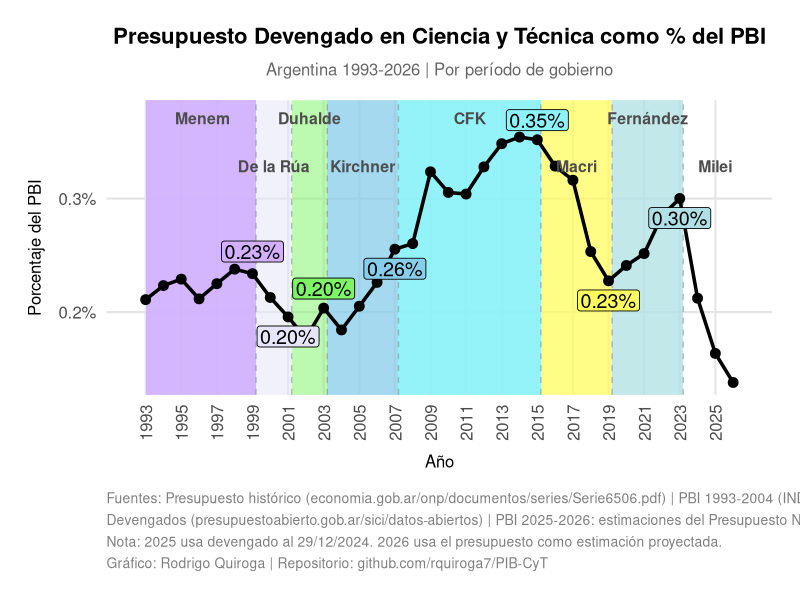
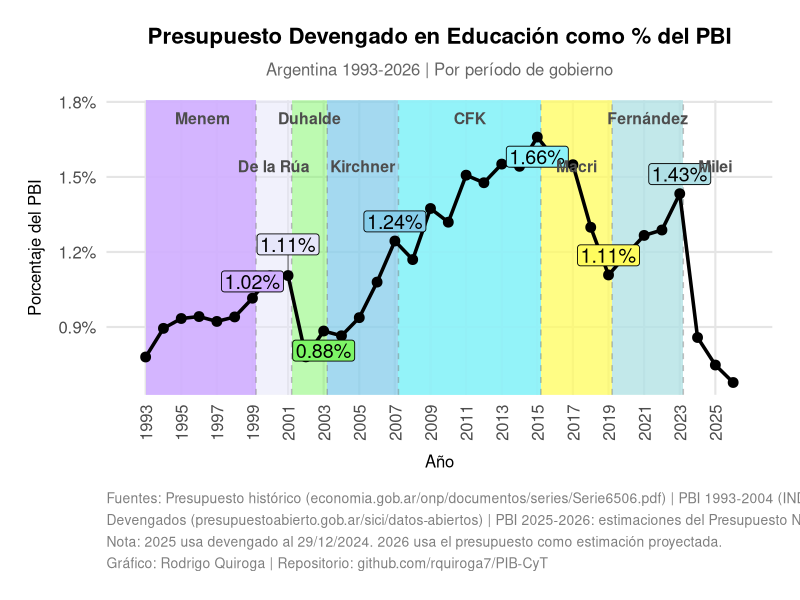
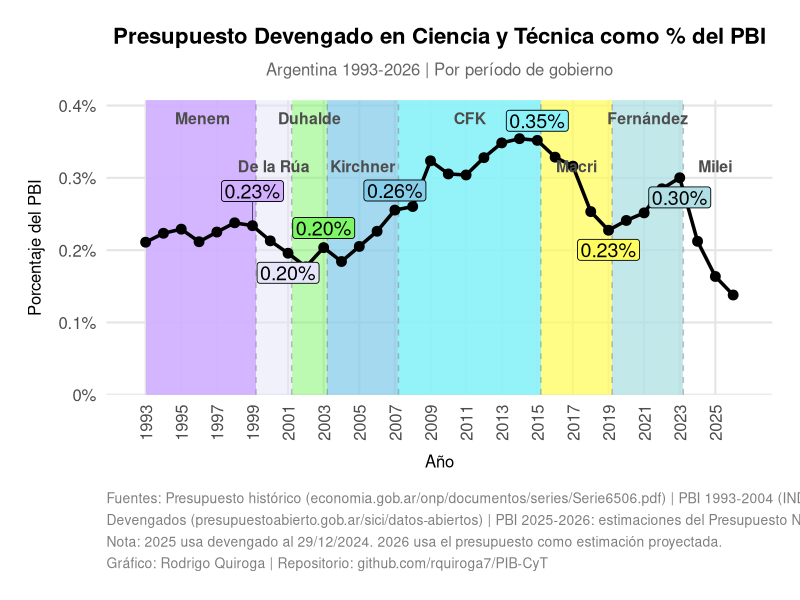
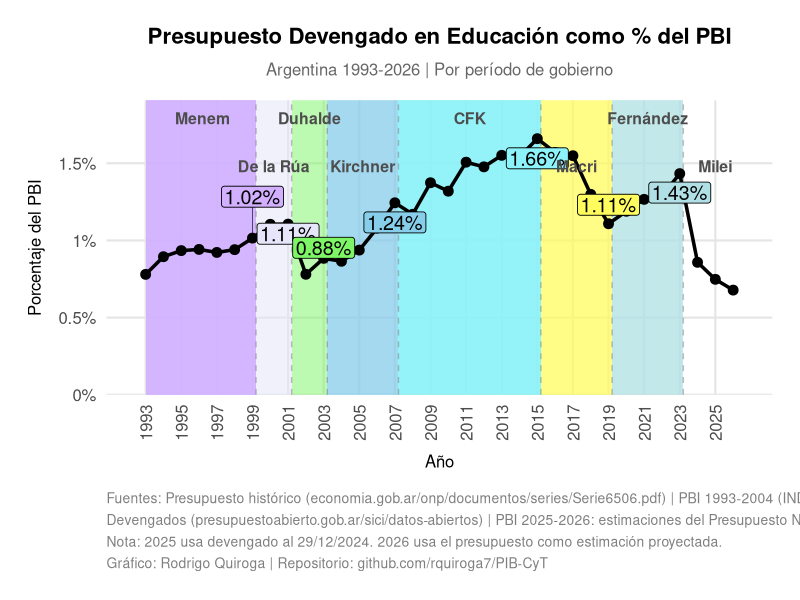
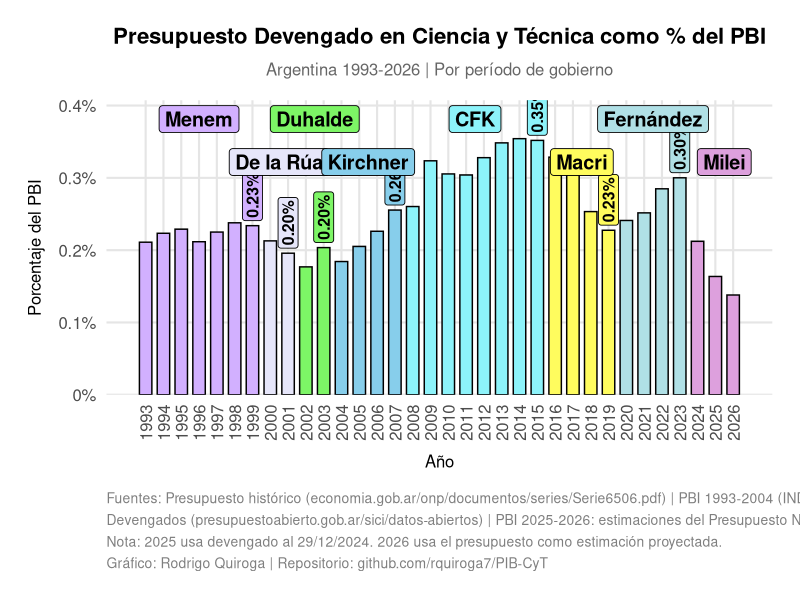
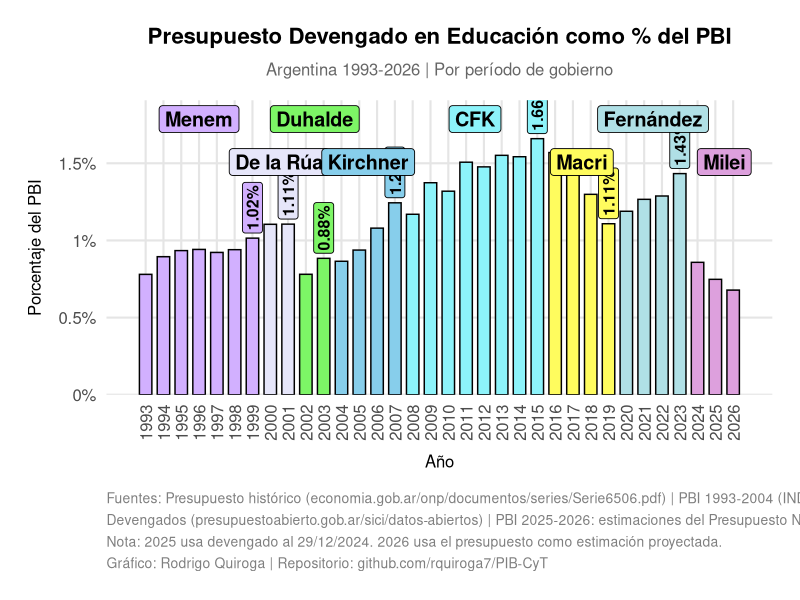
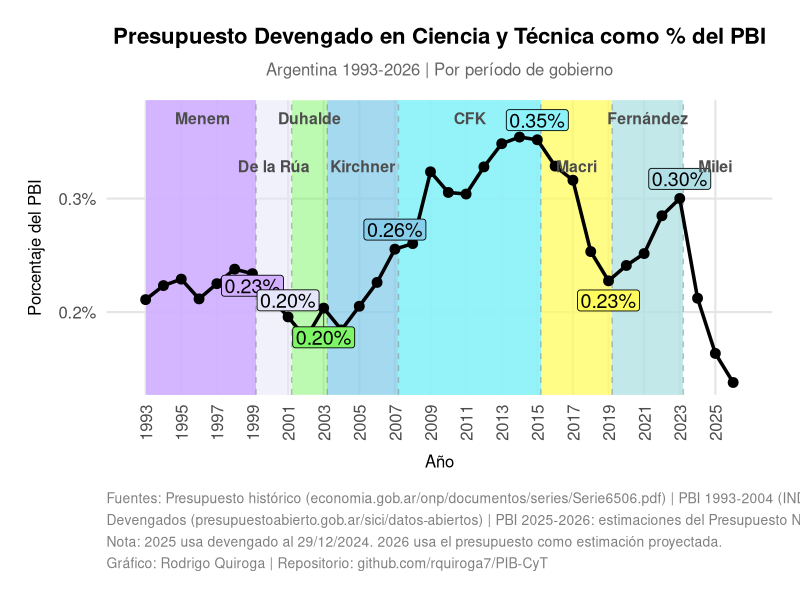
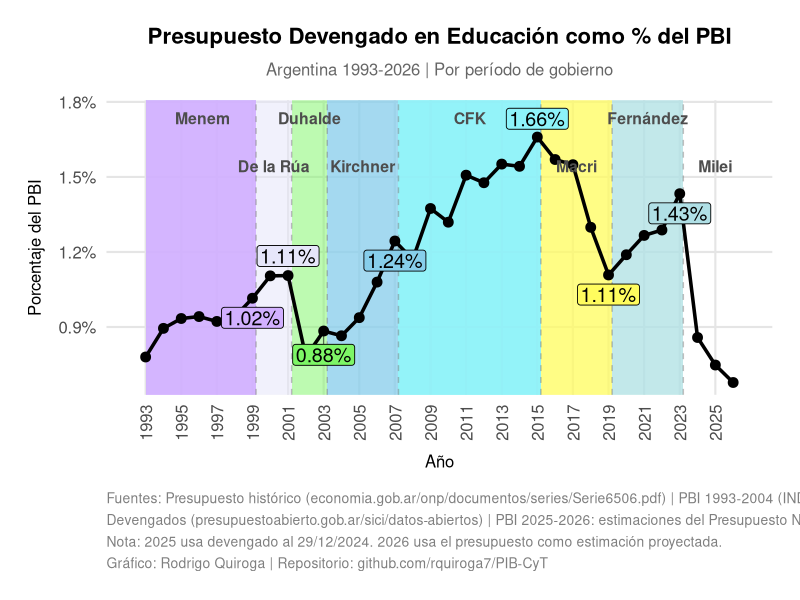

Write R code to recreate these figures, in order. (Note: this script raises an error after producing the figures.)
# =============================================================================
# Análisis del Presupuesto Devengado en Ciencia y Educación como % del PBI
# Argentina 1993-2026
# =============================================================================

# Cargar librerías necesarias
library(ggplot2)
library(dplyr)
library(tidyr)
library(scales)
library(ggrepel)

# -----------------------------------------------------------------------------
# 1. Leer y procesar datos
# -----------------------------------------------------------------------------

presupuesto <- read.csv("presupuesto.csv", stringsAsFactors = FALSE)

# Calcular Presupuesto Devengado como % del PBI
presupuesto <- presupuesto %>%
  mutate(
    Ciencia_pct_PBI = (Devengado.Ciencia / PBI) * 100,
    Educacion_pct_PBI = (Devengado.Educación / PBI) * 100
  )

# -----------------------------------------------------------------------------
# 2. Definir períodos de gobierno
# -----------------------------------------------------------------------------

definir_gobierno <- function(año) {
  case_when(
    año >= 1989 & año <= 1999 ~ "Menem\n(1989-1999)",
    año >= 2000 & año <= 2001 ~ "De la Rúa\n(2000-2001)",
    año == 2002 ~ "Duhalde\n(2002-2003)",
    año == 2003 ~ "Duhalde\n(2002-2003)",
    año >= 2004 & año <= 2007 ~ "Kirchner\n(2003-2007)",
    año >= 2008 & año <= 2015 ~ "Fernández de Kirchner\n(2008-2015)",
    año >= 2016 & año <= 2019 ~ "Macri\n(2016-2019)",
    año >= 2020 & año <= 2023 ~ "Fernández\n(2020-2023)",
    año >= 2024 & año <= 2027 ~ "Milei\n(2024-2027)",
    TRUE ~ "Otro"
  )
}

presupuesto <- presupuesto %>%
  mutate(Gobierno = definir_gobierno(Año))

# Ordenar los gobiernos cronológicamente
presupuesto$Gobierno <- factor(presupuesto$Gobierno, levels = c(
  "Menem\n(1989-1999)",
  "De la Rúa\n(2000-2001)",
  "Duhalde\n(2002-2003)",
  "Kirchner\n(2003-2007)",
  "Fernández de Kirchner\n(2008-2015)",
  "Macri\n(2016-2019)",
  "Fernández\n(2020-2023)",
  "Milei\n(2024-2027)"
))

# -----------------------------------------------------------------------------
# 3. Preparar datos para el gráfico
# -----------------------------------------------------------------------------

# Transformar a formato largo para ggplot
datos_largo <- presupuesto %>%
  select(Año, Gobierno, Ciencia_pct_PBI, Educacion_pct_PBI) %>%
  pivot_longer(
    cols = c(Ciencia_pct_PBI, Educacion_pct_PBI),
    names_to = "Categoria",
    values_to = "Porcentaje_PBI"
  ) %>%
  mutate(
    Categoria = recode(Categoria,
      "Ciencia_pct_PBI" = "Ciencia y Técnica",
      "Educacion_pct_PBI" = "Educación"
    )
  )

# -----------------------------------------------------------------------------
# 4. Definir colores para cada gobierno
# -----------------------------------------------------------------------------

colores_gobierno <- c(
  "Menem\n(1989-1999)" = "#d2b0ff",
  "De la Rúa\n(2000-2001)" = "#E6E6FA",
  "Duhalde\n(2002-2003)" = "#7df566",
  "Kirchner\n(2003-2007)" = "#87CEEB",
  "Fernández de Kirchner\n(2008-2015)" = "#8df3fa",
  "Macri\n(2016-2019)" = "#fffc5e",
  "Fernández\n(2020-2023)" = "#B0E0E6",
  "Milei\n(2024-2027)" = "#DDA0DD"
)

# -----------------------------------------------------------------------------
# 5. Crear rectángulos de fondo para cada gobierno
# -----------------------------------------------------------------------------

# Obtener los límites de años para cada gobierno
gobiernos_rect <- presupuesto %>%
  group_by(Gobierno) %>%
  summarise(
    xmin = ifelse(Gobierno=="Menem\n(1989-1999)", min(Año), min(Año)-.8),
    xmax = max(Año)+.2,
    .groups = "drop"
  ) %>%
  filter(!is.na(Gobierno))

# -----------------------------------------------------------------------------
# 6. Crear el gráfico
# -----------------------------------------------------------------------------

# Definir tema profesional
tema_profesional <- theme_minimal(base_size = 16) +
  theme(
    plot.title = element_text(face = "bold", size = 16, hjust = 0.5, margin = margin(b = 10)),
    plot.subtitle = element_text(size = 12, hjust = 0.5, color = "gray40", margin = margin(b = 15)),
    plot.caption = element_text(size = 10, color = "gray50", hjust = 0, margin = margin(t = 15), lineheight = 1.3),
    axis.title.x = element_text(size = 12, margin = margin(t = 10)),
    axis.title.y = element_text(size = 12, margin = margin(r = 10)),
    axis.text = element_text(size = 12),
    axis.text.x = element_text(angle = 90, vjust = 0.5, hjust = 1),
    legend.position = "bottom",
    legend.title = element_blank(),
    legend.text = element_text(size = 12),
    panel.grid.major = element_line(color = "gray90"),
    panel.grid.minor = element_blank(),
    plot.background = element_rect(fill = "white", color = NA),
    panel.background = element_rect(fill = "white", color = NA),
    plot.margin = margin(20, 20, 20, 20)
  )

# Definir la nota al pie con fuentes
caption_text <- paste0(
  "Fuentes: Presupuesto histórico (economia.gob.ar/onp/documentos/series/Serie6506.pdf) | ",
  "PBI 1993-2004 (INDEC, cuadro8_1.xls) | PBI 2004-2025 (INDEC, sh_oferta_demanda_12_25.xls)\n",
  "Devengados (presupuestoabierto.gob.ar/sici/datos-abiertos) | ",
  "PBI 2025-2026: estimaciones del Presupuesto Nacional 2026\n",
  "Nota: 2025 usa devengado al 29/12/2024. 2026 usa el presupuesto como estimación proyectada.\n",
  "Gráfico: Rodrigo Quiroga | Repositorio: github.com/rquiroga7/PIB-CyT"
)

# -----------------------------------------------------------------------------
# 6. Función para crear gráficos
# -----------------------------------------------------------------------------

crear_grafico_pbi <- function(data, variable, titulo, filename_base, start_y_zero = FALSE) {
  # Preparar datos
  datos_plot <- data %>%
    select(Año, Gobierno, valor = all_of(variable))
  
  # Filtrar solo el último año de cada gobierno para las etiquetas
  datos_labels <- datos_plot %>%
    group_by(Gobierno) %>%
    filter(Año == max(Año)) %>%
    ungroup()
  
  # Crear el gráfico

  p <- ggplot() +
    # Agregar rectángulos de fondo para cada gobierno
    geom_rect(
      data = gobiernos_rect,
      aes(xmin = xmin, xmax = xmax, ymin = -Inf, ymax = Inf, fill = Gobierno),
      alpha = 0.3
    ) +
    scale_fill_manual(values = colores_gobierno, guide = "none") +
    # Agregar líneas verticales entre gobiernos
    geom_vline(
      xintercept = c(1999.2, 2001.2, 2003.2, 2007.2, 2015.2, 2019.2, 2023.2),
      linetype = "dashed",
      color = "gray50",
      alpha = 0.5
    ) +
    # Agregar línea de la serie temporal
    geom_line(
      data = datos_plot,
      aes(x = Año, y = valor),
      color = "black",
      linewidth = 1.2
    ) +
    # Agregar puntos
    geom_point(
      data = datos_plot,
      aes(x = Año, y = valor),
      color = "black",
      size = 3
    ) +
    # Agregar etiquetas con color de gobierno como fondo
    geom_label_repel(
      data = datos_labels,
      aes(x = Año, y = valor, label = sprintf("%.2f%%", valor), fill = Gobierno),
      size = 5,
      color = "black",
      label.size = 0.3,
      label.padding = unit(0.15, "lines"),
      max.overlaps = 25,
      segment.size = 0.3,
      segment.color = "black",
      segment.alpha = 0.7,
      box.padding = 0.4,
      point.padding = 0.3,
      force_pull = 0,
      direction = "y",
      show.legend = FALSE
    ) +
    # Escalas de los ejes
    scale_x_continuous(
      breaks = seq(1993, 2026, by = 2),
      limits = c(1992.5, 2026.5)
    ) +
    # Títulos y etiquetas
    labs(
      title = titulo,
      subtitle = "Argentina 1993-2026 | Por período de gobierno",
      x = "Año",
      y = "Porcentaje del PBI",
      caption = caption_text
    ) +
    # Aplicar tema
    tema_profesional +
    # Agregar etiquetas de gobierno en la parte superior (alternando posiciones y)
    annotate(
      "text",
      x = c(1996.2, 2002.2, 2011.2, 2021.2),
      y = Inf,
      label = c("Menem", "Duhalde", "CFK", "Fernández"),
      vjust = 2,
      hjust = 0.5,
      size = 4,
      fontface = "bold",
      color = "gray30"
    ) +
    annotate(
      "text",
      x = c(2000.2, 2005.2, 2017.2, 2025),
      y = Inf,
      label = c("De la Rúa", "Kirchner", "Macri", "Milei"),
      vjust = 6,
      hjust = 0.5,
      size = 4,
      fontface = "bold",
      color = "gray30"
    )
  
  # Configurar escala Y según parámetro
  if (start_y_zero) {
    p <- p + scale_y_continuous(
      labels = function(x) paste0(x, "%"),
      expand = expansion(mult = c(0, 0.15)),
      limits = c(0, NA)
    )
  } else {
    p <- p + scale_y_continuous(
      labels = function(x) paste0(x, "%"),
      expand = expansion(mult = c(0.05, 0.15))
    )
  }
  
  # Guardar en PNG
  ggsave(
    paste0(filename_base, ".png"),
    plot = p,
    width = 12,
    height = 12,
    dpi = 300,
    bg = "white"
  )
  
  return(p)
}

# -----------------------------------------------------------------------------
# 6b. Función para crear gráficos de barras
# -----------------------------------------------------------------------------

crear_grafico_barras_pbi <- function(data, variable, titulo, filename_base) {
  # Preparar datos
  datos_plot <- data %>%
    select(Año, Gobierno, valor = all_of(variable))
  
  # Filtrar solo el último año de cada gobierno para las etiquetas
  datos_labels <- datos_plot %>%
    group_by(Gobierno) %>%
    filter(Año == max(Año)) %>%
    ungroup()
  
  # Crear datos para etiquetas de gobierno (posición central de cada gobierno)
  # Dividir en dos grupos para alternar posiciones verticales
  gobierno_labels_row1 <- data %>%
    group_by(Gobierno) %>%
    summarise(x_pos = mean(Año), .groups = "drop") %>%
    filter(!is.na(Gobierno)) %>%
    slice(c(1, 3, 5, 7)) %>%  # Menem, Duhalde, CFK, Fernández
    mutate(label = c("Menem", "Duhalde", "CFK", "Fernández"))
  
  gobierno_labels_row2 <- data %>%
    group_by(Gobierno) %>%
    summarise(x_pos = mean(Año), .groups = "drop") %>%
    filter(!is.na(Gobierno)) %>%
    slice(c(2, 4, 6, 8)) %>%  # De la Rúa, Kirchner, Macri, Milei
    mutate(label = c("De la Rúa", "Kirchner", "Macri", "Milei"))
  
  # Crear el gráfico
  p <- ggplot() +
    # Agregar barras con color de gobierno
    geom_col(
      data = datos_plot,
      aes(x = Año, y = valor, fill = Gobierno),
      color = "black",
      width = 0.7,
      show.legend = FALSE
    ) +
    scale_fill_manual(values = colores_gobierno) +
    # Agregar etiquetas de datos rotadas
    geom_label(
      data = datos_labels,
      aes(x = Año, y = valor, label = sprintf("%.2f%%", valor), fill = Gobierno),
      size = 4,
      color = "black",
      fontface = "bold",
      label.size = 0.3,
      label.padding = unit(0.15, "lines"),
      vjust = 0.5,
      hjust = -0.1,
      angle = 90,
      show.legend = FALSE
    ) +
    # Agregar etiquetas de gobierno en la parte superior (fila 1)
    geom_label(
      data = gobierno_labels_row1,
      aes(x = x_pos, y = Inf, label = label, fill = Gobierno),
      vjust = 1.2,
      hjust = 0.5,
      size = 5,
      fontface = "bold",
      color = "black",
      label.size = 0.3,
      show.legend = FALSE
    ) +
    # Agregar etiquetas de gobierno en la parte superior (fila 2)
    geom_label(
      data = gobierno_labels_row2,
      aes(x = x_pos, y = Inf, label = label, fill = Gobierno),
      vjust = 2.8,
      hjust = 0.5,
      size = 5,
      fontface = "bold",
      color = "black",
      label.size = 0.3,
      show.legend = FALSE
    ) +
    # Escalas de los ejes
    scale_x_continuous(
      breaks = seq(1993, 2026, by = 1),
      limits = c(1992.5, 2026.5)
    ) +
    scale_y_continuous(
      labels = function(x) paste0(x, "%"),
      expand = expansion(mult = c(0, 0.15)),
      limits = c(0, NA)
    ) +
    # Títulos y etiquetas
    labs(
      title = titulo,
      subtitle = "Argentina 1993-2026 | Por período de gobierno",
      x = "Año",
      y = "Porcentaje del PBI",
      caption = caption_text
    ) +
    # Aplicar tema
    tema_profesional
  
  # Guardar en PNG
  ggsave(
    paste0(filename_base, ".png"),
    plot = p,
    width = 12,
    height = 12,
    dpi = 300,
    bg = "white"
  )
  
  return(p)
}

# -----------------------------------------------------------------------------
# 7. Crear y guardar los gráficos
# -----------------------------------------------------------------------------

# Gráficos con escala Y automática
p_ciencia <- crear_grafico_pbi(
  data = presupuesto,
  variable = "Ciencia_pct_PBI",
  titulo = "Presupuesto Devengado en Ciencia y Técnica como % del PBI",
  filename_base = "presupuesto_ciencia_pbi"
)

p_educacion <- crear_grafico_pbi(
  data = presupuesto,
  variable = "Educacion_pct_PBI",
  titulo = "Presupuesto Devengado en Educación como % del PBI",
  filename_base = "presupuesto_educacion_pbi"
)

# Gráficos con escala Y comenzando en 0
p_ciencia_y0 <- crear_grafico_pbi(
  data = presupuesto,
  variable = "Ciencia_pct_PBI",
  titulo = "Presupuesto Devengado en Ciencia y Técnica como % del PBI",
  filename_base = "presupuesto_ciencia_pbi_y0",
  start_y_zero = TRUE
)

p_educacion_y0 <- crear_grafico_pbi(
  data = presupuesto,
  variable = "Educacion_pct_PBI",
  titulo = "Presupuesto Devengado en Educación como % del PBI",
  filename_base = "presupuesto_educacion_pbi_y0",
  start_y_zero = TRUE
)

# Mostrar los gráficos
print(p_ciencia)
print(p_educacion)
print(p_ciencia_y0)
print(p_educacion_y0)

# Gráficos de barras
p_ciencia_bar <- crear_grafico_barras_pbi(
  data = presupuesto,
  variable = "Ciencia_pct_PBI",
  titulo = "Presupuesto Devengado en Ciencia y Técnica como % del PBI",
  filename_base = "presupuesto_ciencia_pbi_bar"
)

p_educacion_bar <- crear_grafico_barras_pbi(
  data = presupuesto,
  variable = "Educacion_pct_PBI",
  titulo = "Presupuesto Devengado en Educación como % del PBI",
  filename_base = "presupuesto_educacion_pbi_bar"
)

print(p_ciencia_bar)
print(p_educacion_bar)

# -----------------------------------------------------------------------------
# 8. Imprimir resumen de datos
# -----------------------------------------------------------------------------

cat("\n=== Resumen: Presupuesto Devengado como % del PBI ===\n\n")

resumen <- presupuesto %>%
  select(Año, Gobierno, Ciencia_pct_PBI, Educacion_pct_PBI) %>%
  mutate(
    Ciencia_pct_PBI = round(Ciencia_pct_PBI, 4),
    Educacion_pct_PBI = round(Educacion_pct_PBI, 4)
  )

print(resumen, n = nrow(resumen))

cat("\n=== Promedio por Gobierno ===\n\n")

promedio_gobierno <- presupuesto %>%
  group_by(Gobierno) %>%
  summarise(
    Años = paste(min(Año), "-", max(Año)),
    Promedio_Ciencia = round(mean(Ciencia_pct_PBI), 4),
    Promedio_Educacion = round(mean(Educacion_pct_PBI), 4),
    .groups = "drop"
  )

print(promedio_gobierno)
